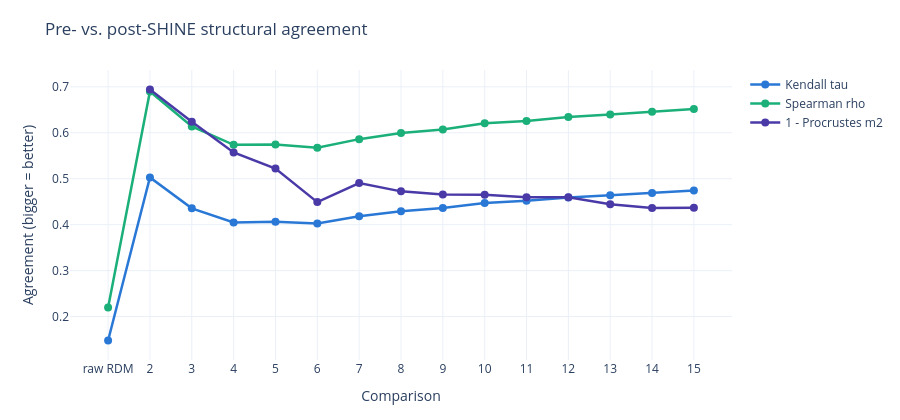

Here is the notebook cell this chart was saved with:
### Code cell
fig_cross_cohort_agreement(agreement, MDS_DIMS).show()

### Figure 1 — Plotly figure (JSON) as saved in the notebook; plotly's stock layout.template omitted (floating-point values rounded to 4 significant figures)
{"data": [{"line": {"color": "#2a78d6", "width": 2.5}, "marker": {"size": 8}, "mode": "lines+markers", "name": "Kendall tau", "type": "scatter", "x": ["raw RDM", "2", "3", "4", "5", "6", "7", "8", "9", "10", "11", "12", "13", "14", "15"], "y": [0.1479, 0.5028, 0.4356, 0.4047, 0.4066, 0.4027, 0.4185, 0.4294, 0.4361, 0.4473, 0.4519, 0.4592, 0.464, 0.4692, 0.4744]}, {"line": {"color": "#1baf7a", "width": 2.5}, "marker": {"size": 8}, "mode": "lines+markers", "name": "Spearman rho", "type": "scatter", "x": ["raw RDM", "2", "3", "4", "5", "6", "7", "8", "9", "10", "11", "12", "13", "14", "15"], "y": [0.2198, 0.69, 0.6139, 0.5738, 0.5746, 0.5677, 0.5862, 0.5997, 0.607, 0.6205, 0.6257, 0.6341, 0.6399, 0.6458, 0.6517]}, {"line": {"color": "#4a3aa7", "width": 2.5}, "marker": {"size": 8}, "mode": "lines+markers", "name": "1 - Procrustes m2", "type": "scatter", "x": ["raw RDM", "2", "3", "4", "5", "6", "7", "8", "9", "10", "11", "12", "13", "14", "15"], "y": [null, 0.6942, 0.6242, 0.5571, 0.5221, 0.4491, 0.4907, 0.4725, 0.4657, 0.465, 0.4598, 0.4595, 0.4445, 0.4364, 0.4368]}], "layout": {"height": 420, "margin": {"b": 60, "l": 70, "r": 40, "t": 70}, "showlegend": true, "title": {"text": "Pre- vs. post-SHINE structural agreement"}, "xaxis": {"title": {"text": "Comparison"}, "type": "category"}, "yaxis": {"title": {"text": "Agreement (bigger = better)"}}}}
